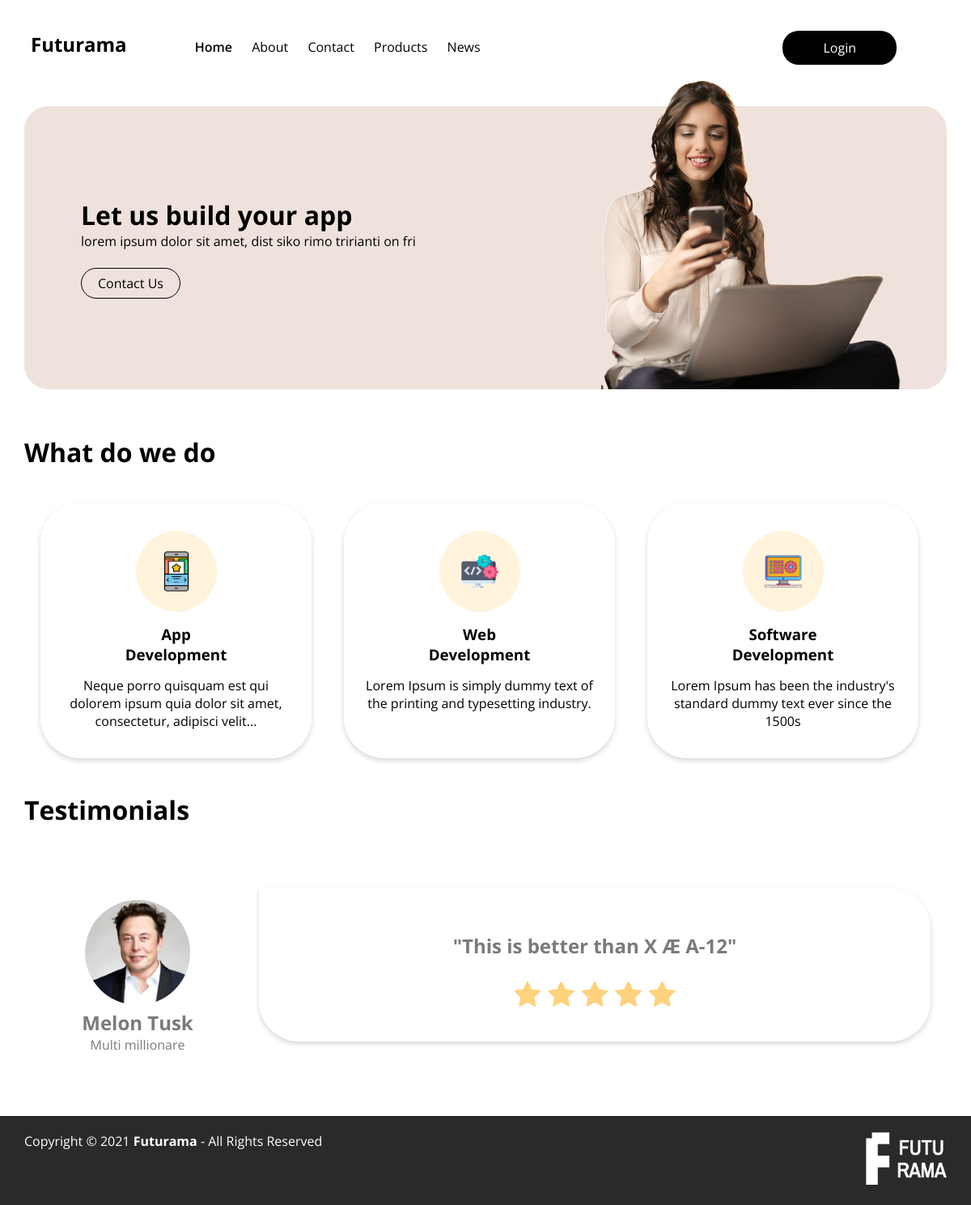
The page /home on the database its author committed.
### tables this page shows
CREATE TABLE `product` (
  `product_id` int(11) NOT NULL,
  `product_name` varchar(255) NOT NULL,
  `product_description` varchar(255) NOT NULL,
  `product_icon` varchar(255) NOT NULL
);

### model/Route.php (called while the page is built, shortened)
<?php
class Route{
    private $url;
    private static $arrayOfRoutesGET = [];
    public function __construct($method, $url, $controller, $function)
    {
        $this->url = $url;
    }
    public static function get($url, $controller, $function){
        $routeInstance = new route("GET", $url, $controller, $function);
        self::$arrayOfRoutesGET[] = $routeInstance;
    }
    public function getUrl()
    {
        return $this->url;
    }
    public static function getArrayOfRoutesGET(): array
    {
        return self::$arrayOfRoutesGET;
    }
}

### controllers/IndexController.php (called while the page is built, shortened)
<?php
require(__DIR__ . "/../repository/ProductRepository.php");
class IndexController
{
    private $whatWeDoRepository;
    public function __construct()
    {
        $this->whatWeDoRepository = new ProductRepository();
        $this->whatWeDoRepository = new ProductRepository();
    }
    public function index(){
        $whatWeDoData = $this->getWhatWeDoData();
        require_once(__DIR__.'/../view/IndexView.php');
    }
    public function getWhatWeDoData()
    {
        $whatWeDoData = [];
        try {
            foreach ($this->whatWeDoRepository->listAll() as $whatwedooo) {
                $thisWhatWeDoo = [];
                $thisWhatWeDoo["title"] = $whatwedooo->getTitle();
                $thisWhatWeDoo["description"] = $whatwedooo->getDescription();
                $thisWhatWeDoo["img"] = $whatwedooo->getImage();
                $whatWeDoData[] = $thisWhatWeDoo;
            }
        } catch (Exception $e) {
        }
        return $whatWeDoData;
    }
}

### controllers/HeaderController.php (called while the page is built, shortened)
<?php
class HeaderController{
    public function whichActive($page, $pageNumber){
        $page = explode("/", $page);
        $page = $page[count($page)-1];
        $page = explode(".", $page);
        $page = $page[0];
        if($page == "home" && $pageNumber == 1){
            return "active";
        }
    }
}

### core/Database.php (called while the page is built, shortened)
<?php
class Database
{
    static private $serverName = 'localhost';
    static private $user = 'root';
    static private $password = '';
    static private $databaseName = 'futurama';
    static private $conn;
    static public function setConn()
    {
        try {
            $conn = new PDO("mysql:host=".Database::$serverName.";dbname=".Database::$databaseName,
                Database::$user, Database::$password);
            $conn->setAttribute(PDO::ATTR_ERRMODE, PDO::ERRMODE_EXCEPTION);
            $conn->exec("set names utf8");
        } catch (PDOException $e) {
            die($e->getMessage());
        }
        self::$conn = $conn;
    }
    static public function getConn(){
        return self::$conn;
    }
}

### repository/ProductRepository.php (called while the page is built, shortened)
<?php
require_once(__DIR__ . "/../core/Database.php");
require_once(__DIR__ . "/../model/Product.php");
class ProductRepository
{
    private $connection;
    public function __construct()
    {
        $this->connection = Database::getConn();
    }
    private function mapProduct(array $array)
    {
        return new Product($array["product_id"]
            , $array["product_name"]
            , $array["product_description"]
            , $array["product_icon"]);
    }
    public function listAll($limit = null)
    {
        $products = [];
        if(is_numeric($limit)){
            $limit = "LIMIT ".$limit;
        }else{
            $limit = "";
        }
        $sth = $this->connection->prepare("SELECT * FROM `product` ".$limit);
        $sth->execute();
        $result = $sth->fetchAll(\PDO::FETCH_ASSOC);
        foreach ($result as $array) {
            $products[] = $this->mapProduct($array);
        }
        return $products;
    }
}
?>

### model/Product.php (called while the page is built, shortened)
<?php
class Product
{
    private $title;
    private $description;
    private $image;
    public function __construct($id, $title, $description, $image)
    {
        $this->title = $title;
        $this->description = $description;
        $this->image = $image;
    }
    public function getTitle()
    {
        return $this->title;
    }
    public function getDescription()
    {
        return $this->description;
    }
    public function getImage()
    {
        return $this->image;
    }
}
    ?>

### view/IndexView.php (the view, shortened to what this page needs)
<?php
include(__DIR__ . '/../includes/header.php');
?>
<div id="container">
    <div id="slider" class="slider dbizarre">
        <div class="row">
            <div id="slider-data" class="col-6">
                <div class="slider-data">
                    <div>
                        <h1 class="slider-data-title" id="typedTitle">Let us build your app</h1>
                    </div>
                    <span class="slider-data-description" id="typedDesicripion">lorem ipsum dolor sit amet, dist
                            siko rimo tririanti on fri</span>
                    <button class="slider-data-button" onclick="window.location.href='contact'">Contact
                        Us
                    </button>
                </div>
            </div>
            <div class="col-6 image-slider">
                <img style="display: none;" class="slider-image" alt="women on her phone" src="../img/slider1.png"/>
            </div>
        </div>
    </div>
<div class="row">
    <div class="col-12">
        <h1>What do we do</h1>
    </div>
</div>
<div class="row">
    <?php
    for ($i = 0; $i<3; $i++) {
        echo "<div class=\"col-3 box\">
            <div class=\"photo-circle egg-sour\">
                <img src=\"".$whatWeDoData[$i]['img']."\"";
        echo "\">
           </div>
           <h3>".$whatWeDoData[$i]['title']."</h3>";
        echo "<span>".$whatWeDoData[$i]['description']."</span>
           </div>";
    }
    ?>
</div>
<div class="row">
    <div class="col-12">
        <h1>Testimonials</h1>
    </div>
</div>
    <div class="row">
        <div class="col-3 testmonialProfile">
            <img src="img/elon_musk.jpg">
            <h2>Melon Tusk</h2>
            <span>Multi millionare</span>
        </div>
        <div class="col-9 testmonialContent">
            <h2 class="testmonialText">"This is better than X Æ A-12"</h2>
            <span class="stars"><i class="fa fa-star"></i> <i class="fa fa-star"></i> <i class="fa fa-star"></i> <i
                        class="fa fa-star"></i> <i class="fa fa-star"></i></span>
        </div>
    </div>
</div>
<?php
include __DIR__.'/../includes/footer.php';
?>

### index.php (shortened to what this page needs)
<?php
require_once 'model/Route.php';
function arrayContains($contains, $array)
{
    foreach ($array as $arr) {
        $route = $arr;
        if ($route->getUrl() == $contains) {
            return $route;
        }
    }
    return null;
}
function getView()
{
    $whatToReplace = str_replace('index.php', '', $_SERVER['PHP_SELF']);
    $url = str_replace($whatToReplace, '', $_SERVER['REQUEST_URI']);
    if ($_SERVER['REQUEST_METHOD'] == 'GET') {
        $route = arrayContains($url, Route::getArrayOfRoutesGET());
    } else if ($_SERVER['REQUEST_METHOD'] == 'POST') {
        $route = arrayContains($url, Route::getArrayOfRoutesPOST());
    } else {
        throw new Exception("Unsupported protocol");
    }
    if ($route != null) {
        $methodName = $route->getFunction();
        $controller = new $controllerName();
        $controller->$methodName();
    } else {
        include(__DIR__ . "/view/Error404View.php");
    }
}
try {
    getView();
} catch (Exception $e) {
    echo $e->getMessage();
}
?>

### includes/header.php (shortened to what this page needs)
<?php
require_once(__DIR__.'/../controllers/HeaderController.php');
$headerController = new HeaderController();
?>
<!DOCTYPE html>
<html lang="en">
<head>
    <link rel="stylesheet" type="text/css" href="css/style.css" />
</head>
<body>
<header>
    <h2 class="title">Futurama</h2>
    <div class="menu" id="menuNav">
        <span class="element <?php echo $headerController->whichActive($_SERVER['REQUEST_URI'], 1);?>"><a href="home">Home</a></span>
        <span class="element <?php echo $headerController->whichActive($_SERVER['REQUEST_URI'], 2);?>"><a href="about">About</a></span>
        <span class="element <?php echo $headerController->whichActive($_SERVER['REQUEST_URI'], 3);?>"><a href="contact">Contact</a></span>
        <span class="element <?php echo $headerController->whichActive($_SERVER['REQUEST_URI'], 4);?>"><a href="product">Products</a></span>
        <span class="element <?php echo $headerController->whichActive($_SERVER['REQUEST_URI'], 5);?>"><a href="news">News</a></span>
        <a href="login" class="right-elements">Login</a>
    </div>
</header>

### includes/footer.php (shortened to what this page needs)
<footer>
    <div class="footer-body">
        <div class="row">
            <div class="col-6">
                <span>Copyright &copy; <?PHP echo date("Y"); ?> <b>Futurama</b> - All Rights Reserved</span>
            </div>
            <div class="col-6">
                <div style="float:right">
                    <img src="img/logo.png" alt="Logo" width="100"/>
                </div>
            </div>
        </div>
    </div>
</footer>
<link rel="stylesheet" href="https://cdnjs.cloudflare.com/ajax/libs/font-awesome/4.7.0/css/font-awesome.min.css">
</body>
</html>

### css/style.css (style rules this page uses)
html { height: 100%; }
body { position: relative; min-height: 100%; min-height: 100vh; }
* { font-family: 'Open Sans', sans-serif; }
header { max-width: 1140px; margin: 0 auto; padding: 30px; width: 100%; }
header .title { display: inline; margin-right: 50px; }
header .menu { display: inline; list-style-type: none; margin: 0; padding: 0; overflow: hidden; margin-left: 30px; margin-right: 30px; }
header .menu .element { margin-right: 20px; }
header .menu .element a { color: black; text-decoration: none; }
header .menu .active { font-weight: 600; }
header .menu .right-elements { display: inline; float: right; margin-right: 70px; background-color: black; border: 0; text-decoration: none; color: white; padding-left: 50px; padding-right: 50px; padding-top: 10px; padding-bottom: 10px; border-radius: 20px; }
#container { max-width: 1140px; margin: 0 auto; padding-top: 30px; }
.slider { height: 350px; border-radius: 30px; -webkit-box-pack: center; -ms-flex-pack: center; justify-content: center; }
.slider-image { position: relative; top: -10%; height: 110%; float: right; }
.slider-data { float: left; margin-top: auto; margin-bottom: auto; margin-left: 70px; }
.slider-data-title, .slider-data-description, .slider-data-button { display: block; margin: 0px; }
.slider-data-title { display: inline !important; margin: 0px; }
#slider-data { display: -webkit-box; display: -ms-flexbox; display: flex; }
.slider-data-button { background-color: transparent; border-radius: 500px; margin-top: 22px; padding: 7px 20px; border: 1.8px solid black; font-weight: 400; font-size: medium; -webkit-transition: 0.3s; -o-transition: 0.3s; transition: 0.3s; cursor: pointer; }
.row { display: -webkit-box; display: -ms-flexbox; display: flex; height: 100%; }
.col-3 { -webkit-box-flex: 25%; -ms-flex: 25%; flex: 25%; margin-left: 10px; max-width: 25%; }
.col-3 * { max-width: 100%; }
.col-6 { -webkit-box-flex: 50%; -ms-flex: 50%; flex: 50%; height: 100%; max-width: 50%; }
.col-6 * { max-width: 100%; }
.col-9 { -webkit-box-flex: 75%; -ms-flex: 75%; flex: 75%; height: 100%; max-width: 75%; }
.col-9 * { max-width: 100%; }
.col-12 { -webkit-box-flex: 100%; -ms-flex: 100%; flex: 100%; height: 100%; }
.box { border-radius: 50px; -webkit-box-shadow: 0px 3px 6px rgba(0, 0, 0, 0.16); box-shadow: 0px 3px 6px rgba(0, 0, 0, 0.16); margin: 20px; padding: 35px 25px; text-align: center; }
.testmonialProfile img { width: 50%; border-radius: 50%; }
.testmonialProfile * { margin: 0; }
.testmonialProfile { text-align: center; padding-top: 35px; color: #7A7A7A; }
.testmonialContent { border-radius: 50px; border-top-left-radius: 0px; -webkit-box-shadow: 0px 3px 6px rgba(0, 0, 0, 0.16); box-shadow: 0px 3px 6px rgba(0, 0, 0, 0.16); margin: 20px; padding: 35px 25px; text-align: center; color: #7A7A7A; }
.testmonialContent .stars { color: #ffd27d; font-size: 35px; }
.photo-circle { margin: auto; width: 100px; height: 100px; border-radius: 50%; display: -ms-flexbox; display: -webkit-box; display: flex; -ms-flex-align: center; -webkit-box-align: center; align-items: center; }
.egg-sour { background-color: #FFF3DC; }
.photo-circle>img { margin: auto; width: 50%; }
.box>h3 { margin: 15px auto; width: 55% }
footer { position: absolute; right: -8px; bottom: -14%; left: -8px; margin-top: 55px; background-color: #2a2a2a; }
.footer-body { max-width: 1140px; margin: 0 auto; padding-top: 20px; padding-bottom: 20px; color: white; }

### rows shown on the page
product: product_icon (picture), product_name "App Development", product_description "Neque porro quisquam est qui dolorem ipsum quia dolor sit amet, consectetur, adipisci velit..."
product: product_icon (picture), product_name "Web Development", product_description "Lorem Ipsum is simply dummy text of the printing and typesetting industry."
product: product_icon (picture), product_name "Software Development", product_description "Lorem Ipsum has been the industry's standard dummy text ever since the 1500s"
